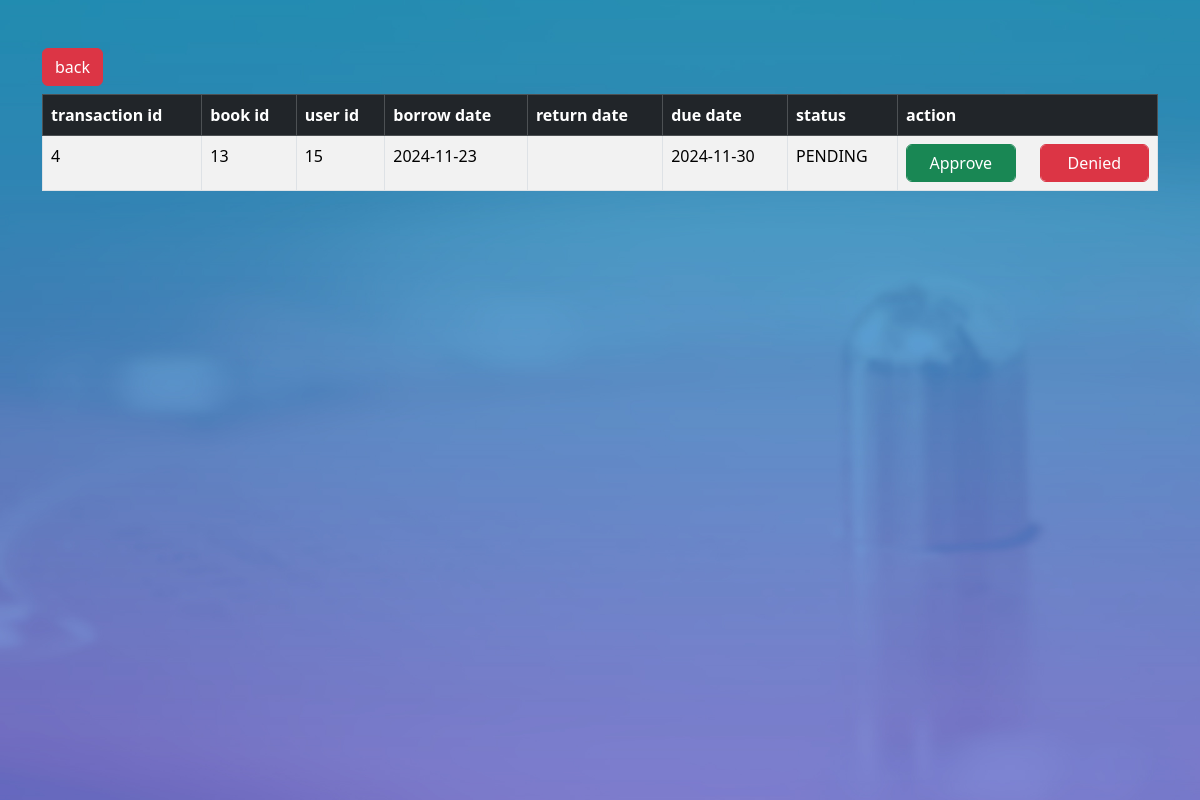
The app's page /borrow_list.php, older data.
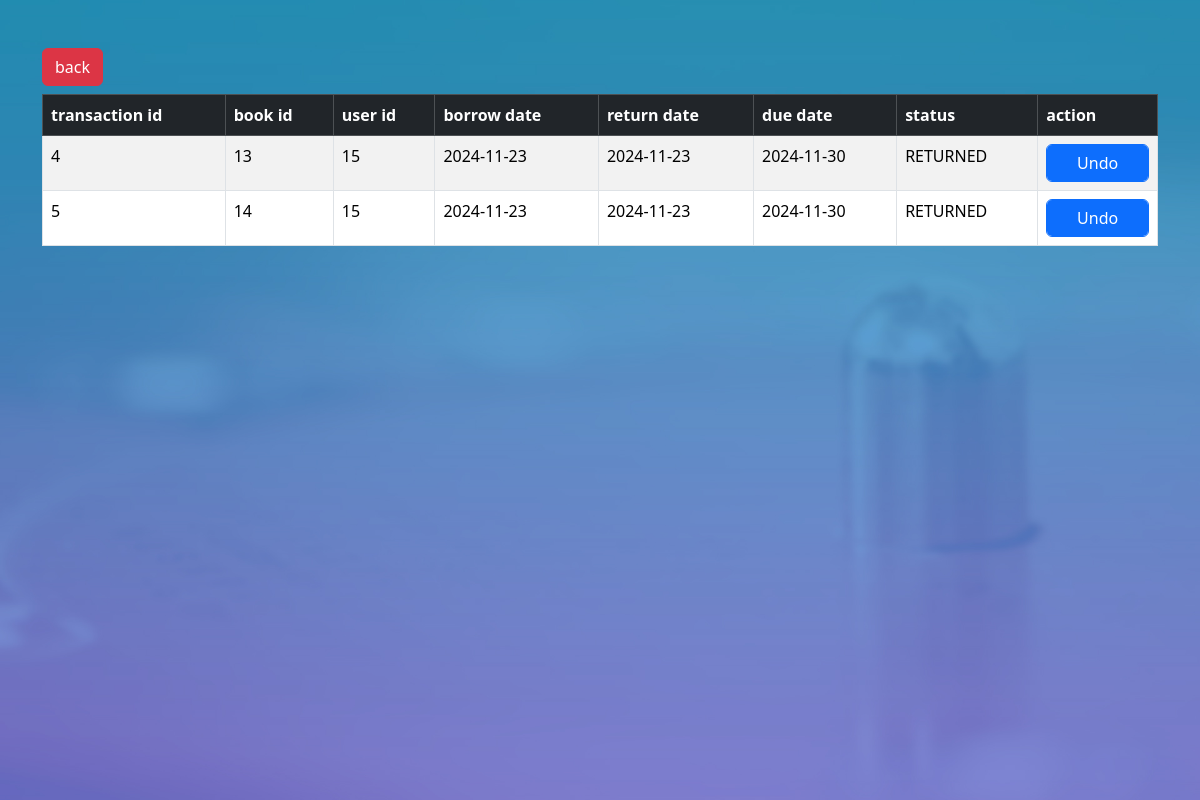
The same page, newer data.
### tables this page shows
CREATE TABLE `transactions` (
  `TransactionID` int(11) NOT NULL,
  `BookID` int(11) DEFAULT NULL,
  `UserID` int(11) DEFAULT NULL,
  `BorrowDate` date NOT NULL,
  `ReturnDate` date DEFAULT NULL,
  `DueDate` date NOT NULL,
  `Status` varchar(30) NOT NULL
);

### borrow_list.php (the view, shortened to what this page needs)
<?php
include_once('database/db.php');
$sql= "select * from transactions";
$qry = mysqli_query($conn, $sql);
?>
<!DOCTYPE html>
<html lang="en">
<head>
	<link href="https://cdn.jsdelivr.net/npm/bootstrap@5.3.1/dist/css/bootstrap.min.css" rel="stylesheet"
>
</head>
<body>
    <div class="container mt-5">
        <button class="btn btn-danger" onclick="window.location.href='index.php'">back</button>
        <div class=" mt-2">
            <table class="table table-striped table-bordered table-hover ">
                <thead class="table-dark">
                    <th>transaction id</th>
                    <th>book id</th>
                    <th>user id</th>
                    <th>borrow date</th>
                    <th>return date</th>
                    <th>due date</th>
                    <th>status</th>
                    <th>action</th>
                </thead>
                <tbody>
                <?php while($fetch= mysqli_fetch_array($qry)){?>
                    <tr id="row-<?=$fetch['TransactionID']?>">
                    <td><?=$fetch['TransactionID']?></td>
                    <td><?=$fetch['BookID']?></td>
                    <td><?=$fetch['UserID']?></td>
                    <td><?=$fetch['BorrowDate']?></td>
                    <td><?=$fetch['ReturnDate']?></td>
                    <td><?=$fetch['DueDate']?></td>
                    <td><?=$fetch['Status']?></td>
                    <td>
                        <?php if($fetch['Status'] == 'PENDING'){ ?>
                            <div class='row'>
                                <div class='col'>
                                    <button class="form-control btn btn-success" onclick="updateStatus(<?=$fetch['TransactionID']?>, 'APPROVE',this)">Approve</button>
                                </div>
                                <div class='col'>
                                    <button class="form-control btn btn-danger" onclick="updateStatus(<?=$fetch['TransactionID']?>, 'DENIED',this)">Denied</button>
                                </div>
                            </div>
                        <?php }else{ ?>
                            <div class='row'>
                            <div class='col'>
                                <button class="form-control btn btn-primary" onclick="updateStatus(<?=$fetch['TransactionID']?>, 'PENDING',this)">Undo</button>
                            </div>
                            </div>
                        <?php } ?>
                    </td>
                    </tr>
                    <?php }?>
                </tbody>
            </table>
        </div>
    </div>
</body>
</html>

Row changes from the older to the newer data that the page shows:
changed transactions id 4: ReturnDate (not shown) → "2024-11-23"; Status "PENDING" → "RETURNED"; Status "Approve Denied" → "Undo"
added transactions: TransactionID "5", BookID "14", UserID "15", BorrowDate "2024-11-23", ReturnDate "2024-11-23", DueDate "2024-11-30", Status "RETURNED"
